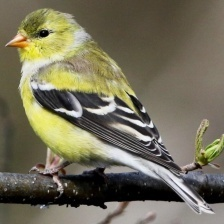
#> input picture Bird Speciees Dataset/AMERICAN GOLDFINCH/001.jpg, 224 x 224 px; its folder holds only this picture in this run
$ jupyter execute --allow-errors train.ipynb
#> lines starting #> are read from the running program, lines starting #| are printed output that depends on the picture
#> further down, img is the input picture: shape (224, 224, 3); mean B, G, R 90.5, 111.6, 116.7
#> `img=cv2.resize(img, (128,128))`:
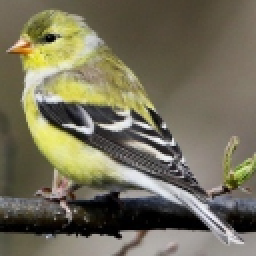
#> img: shape (128, 128, 3) (shown 2 times larger); mean B, G, R 90.4, 111.5, 116.6
#> `gray=cv2.cvtColor(img,cv2.COLOR_BGR2GRAY)`:
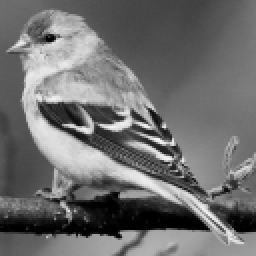
#> gray: shape (128, 128) (shown 2 times larger); min 0, max 243, mean 110.6
#> `features= hog(gray, orientations=9, pixels_per_cell=(8,8), cells_per_b..`: features = 8100 values, max 0.637 at index 4911, min 0 at index 8, mean 0.123
#> pass 2 of the loop `for category in categories:`:
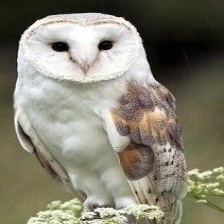
#> input picture Bird Speciees Dataset/BARN OWL/003.jpg, 224 x 224 px
#> img is the input picture: shape (224, 224, 3); mean B, G, R 113, 128.4, 131.7
#> `img=cv2.resize(img, (128,128))`:
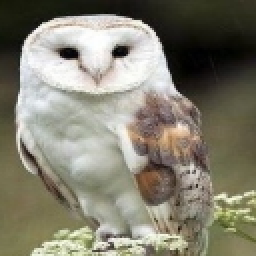
#> img: shape (128, 128, 3) (shown 2 times larger); mean B, G, R 112.9, 128.3, 131.6
#> `gray=cv2.cvtColor(img,cv2.COLOR_BGR2GRAY)`:
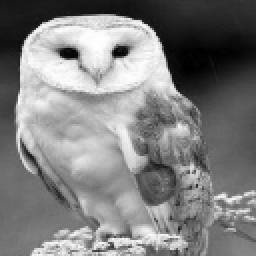
#> gray: shape (128, 128) (shown 2 times larger); min 0, max 255, mean 127.5
#> features = 8100 values, max 0.646 at index 5415, min 0 at index 7, mean 0.127
#> pass 3 of the loop `for category in categories:`:
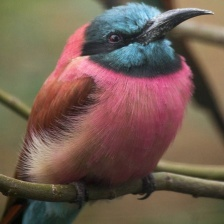
#> input picture Bird Speciees Dataset/CARMINE BEE-EATER/002.jpg, 224 x 224 px
#> img is the input picture: shape (224, 224, 3); mean B, G, R 81.2, 93.2, 114.8
#> `img=cv2.resize(img, (128,128))`:
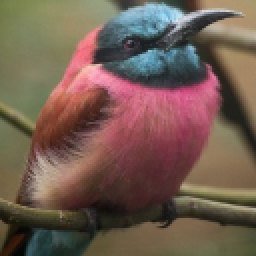
#> img: shape (128, 128, 3) (shown 2 times larger); mean B, G, R 81, 93.1, 114.7
#> `gray=cv2.cvtColor(img,cv2.COLOR_BGR2GRAY)`:
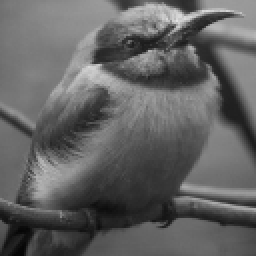
#> gray: shape (128, 128) (shown 2 times larger); min 4, max 227, mean 98.1
#> features = 8100 values, max 0.687 at index 5380, min 0 at index 13, mean 0.125
[cell 1]
import pandas as pd
import numpy as np
import matplotlib.pyplot as plt
import os
import cv2

# sklearn modules
from sklearn.model_selection import train_test_split   # not test_train_slit
from sklearn.preprocessing import StandardScaler       # not preprocessiung
from sklearn.metrics import classification_report, confusion_matrix, accuracy_score # spelling corrected
from sklearn.linear_model import LogisticRegression
from sklearn.tree import DecisionTreeClassifier        # not DicisionTreeClassifier
from sklearn.ensemble import RandomForestClassifier
from sklearn.svm import SVC

# HOG feature extraction
from skimage.feature import hog   # not "sklearn.feature" or "hogi"

[cell 2]
#load image and extract HOG features
data=[]
labels=[]
dataset_path="Bird Speciees Dataset"
categories= ["AMERICAN GOLDFINCH","BARN OWL","CARMINE BEE-EATER","DOWNY WOODPECKER","EMPEROR PENGUIN","FLAMINGO"]

#> (the rest of this cell did not finish here and is left out)
